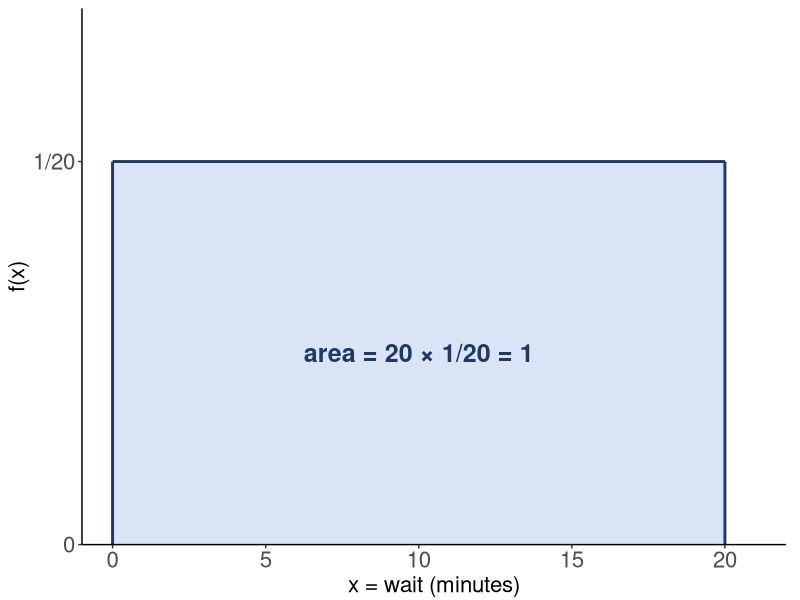
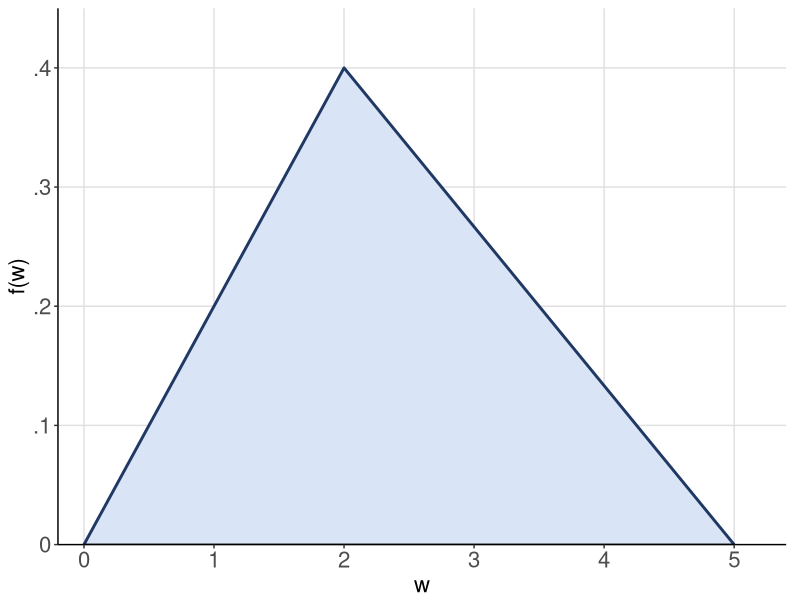

Source code (R) for these figures, in order: (Note: this script raises an error after producing the figures.)
#Builds the figures for the Week 7 Lecture 16 deck (10/7/2026): the rest of the
#Lecture 15 discrete material (carried over, its figures come from
#make_lecture14_figures.R and make_lecture15_figures.R), then a short block on
#continuous distributions.
#
#  l16_uniform_wait.png  the shuttle wait, X ~ Uniform(0, 20): a flat density at 1/20
#  l16_triangle.png      the triangle density of W, peak 0.4 at W = 2, zero at 0 and 5
#
#  l16_figure_sizes.csv  the size, in points, each figure is drawn at
#
#It also asserts every number the new slides print, by the hand method the course
#teaches (rectangle and triangle areas, the z-table), so the slides cannot drift from
#the arithmetic. The examples are the ones in the Week 7 notes (lecturemenu7.Rmd,
#"Continuous probability distributions"); the heights model is the Week 6 one.
#
#TYPE SIZE. Same rule as the other make_lectureN_figures.R scripts: nothing on a slide
#is under 16pt, so each figure is drawn at exactly its on-slide size (points / 72
#inches) and every text size goes through tsz() or el(), which refuse anything smaller.

suppressPackageStartupMessages(library(ggplot2))

this_file <- tryCatch(normalizePath(sys.frame(1)$ofile, winslash = "/"),
                      error = function(e) NA_character_)
if (is.na(this_file)) {
  args <- commandArgs(trailingOnly = FALSE)
  m <- grep("^--file=", args, value = TRUE)
  this_file <- if (length(m)) normalizePath(sub("^--file=", "", m[[1]]),
                                            winslash = "/") else NA_character_
}
if (is.na(this_file)) stop("Could not determine the script location; run it with Rscript.")
assets_dir <- dirname(this_file)

NAVY <- "#1F3864"; PALE <- "#D9E5F7"
MIN_PT <- 16
tsz <- function(pt) { stopifnot(pt >= MIN_PT); pt / ggplot2::.pt }
el  <- function(pt, ...) { stopifnot(pt >= MIN_PT); element_text(size = pt, ...) }

sizes <- data.frame(file = character(), w_pt = numeric(), h_pt = numeric(),
                    stringsAsFactors = FALSE)
save_fig <- function(p, file, w_pt, h_pt) {
  ggsave(file.path(assets_dir, file), p, width = w_pt / 72, height = h_pt / 72,
         dpi = 300, bg = "white")
  sizes[nrow(sizes) + 1, ] <<- list(file, w_pt, h_pt)
}
near <- function(a, b, tol = 5e-4) abs(a - b) < tol

#----------------------------------------------------------------------------
#numbers printed on the slides

#counting vs. the formula (slide 9): X = heads in 3 tosses, from the 8 outcomes and Binom(3, 0.5)
binom_pmf <- function(k, n, p) factorial(n) / (factorial(k) * factorial(n - k)) * p^k * (1 - p)^(n - k)
S <- c("HHH", "HHT", "HTH", "THH", "HTT", "THT", "TTH", "TTT")
heads <- nchar(gsub("T", "", S))
stopifnot(mean(heads == 3) == 1 / 8, mean(heads == 2) == 3 / 8,
          binom_pmf(3, 3, 0.5) == 1 / 8, binom_pmf(2, 3, 0.5) == 3 / 8, choose(3, 2) == 3)

#shuttle wait: Uniform(0, 20), every probability is base x 1/20
f_u <- 1 / 20
stopifnot(20 * f_u == 1, 5 * f_u == 0.25, (15 - 4) * f_u == 0.55, 0 * f_u == 0,
          near(punif(15, 0, 20) - punif(4, 0, 20), 0.55, 1e-12))

#triangle: rises 0 -> 0.4 on [0, 2], falls 0.4 -> 0 on [2, 5]
tri_f <- function(w) ifelse(w <= 2, 0.2 * w, 0.4 * (5 - w) / 3)
stopifnot(0.5 * 5 * 0.4 == 1, near(integrate(tri_f, 0, 5)$value, 1, 1e-9),
          tri_f(1) == 0.2, near(0.5 * 1 * 0.2, 0.1, 1e-12), near(integrate(tri_f, 0, 1)$value, 0.1, 1e-9),
          near(0.5 * 3 * 0.4, 0.6, 1e-12), near(integrate(tri_f, 2, 5)$value, 0.6, 1e-9))

#women's heights, N(65.4, 3.38) from Week 6, by the z-table (4 decimals)
HM <- 65.4; HS <- 3.38
z70 <- round((70 - HM) / HS, 2); z62 <- round((62 - HM) / HS, 2)
t70 <- round(pnorm(z70), 4); t62 <- round(pnorm(z62), 4)
stopifnot(z70 == 1.36, z62 == -1.01, t70 == 0.9131, t62 == 0.1562,
          near(1 - t70, 0.0869, 1e-9), near(t70 - t62, 0.7569, 1e-9),
          near(pnorm(70, HM, HS) - pnorm(62, HM, HS), 0.76, 5e-3))

#----------------------------------------------------------------------------
#l16_uniform_wait.png: the flat density, unshaded (the areas are drawn on the board)
pu <- ggplot() +
  annotate("rect", xmin = 0, xmax = 20, ymin = 0, ymax = f_u, fill = PALE) +
  annotate("segment", x = c(0, 0, 20), xend = c(20, 0, 20), y = c(f_u, 0, 0), yend = c(f_u, f_u, f_u),
           linewidth = 1, colour = NAVY) +
  annotate("text", x = 10, y = f_u / 2, label = "area = 20 × 1/20 = 1", size = tsz(18),
           colour = NAVY, fontface = "bold") +
  scale_x_continuous(breaks = seq(0, 20, 5)) +
  scale_y_continuous(breaks = c(0, f_u), labels = c("0", "1/20")) +
  coord_cartesian(xlim = c(-1, 22), ylim = c(0, 0.07), expand = FALSE) +
  labs(x = "x = wait (minutes)", y = "f(x)") +
  theme_classic() +
  theme(axis.title = el(16), axis.text = el(16), plot.margin = margin(6, 10, 2, 6))
save_fig(pu, "l16_uniform_wait.png", 400, 175)

#----------------------------------------------------------------------------
#l16_triangle.png: the triangle density of W, unshaded
tri <- data.frame(w = c(0, 2, 5), f = c(0, 0.4, 0))
pt <- ggplot(tri, aes(w, f)) +
  geom_polygon(fill = PALE) +
  geom_line(linewidth = 1, colour = NAVY) +
  annotate("segment", x = 0, xend = 5, y = 0, yend = 0, linewidth = 0.6) +
  scale_x_continuous(breaks = 0:5) +
  scale_y_continuous(breaks = seq(0, 0.4, 0.1), labels = c("0", ".1", ".2", ".3", ".4")) +
  coord_cartesian(xlim = c(-0.2, 5.4), ylim = c(0, 0.45), expand = FALSE) +
  labs(x = "w", y = "f(w)") +
  theme_classic() +
  theme(axis.title = el(16), axis.text = el(16), panel.grid.major = element_line(colour = "grey88"),
        plot.margin = margin(6, 10, 2, 6))
save_fig(pt, "l16_triangle.png", 400, 200)

write.csv(sizes, file.path(assets_dir, "l16_figure_sizes.csv"), row.names = FALSE)
cat("wrote", nrow(sizes), "figures to", assets_dir, "\n")
